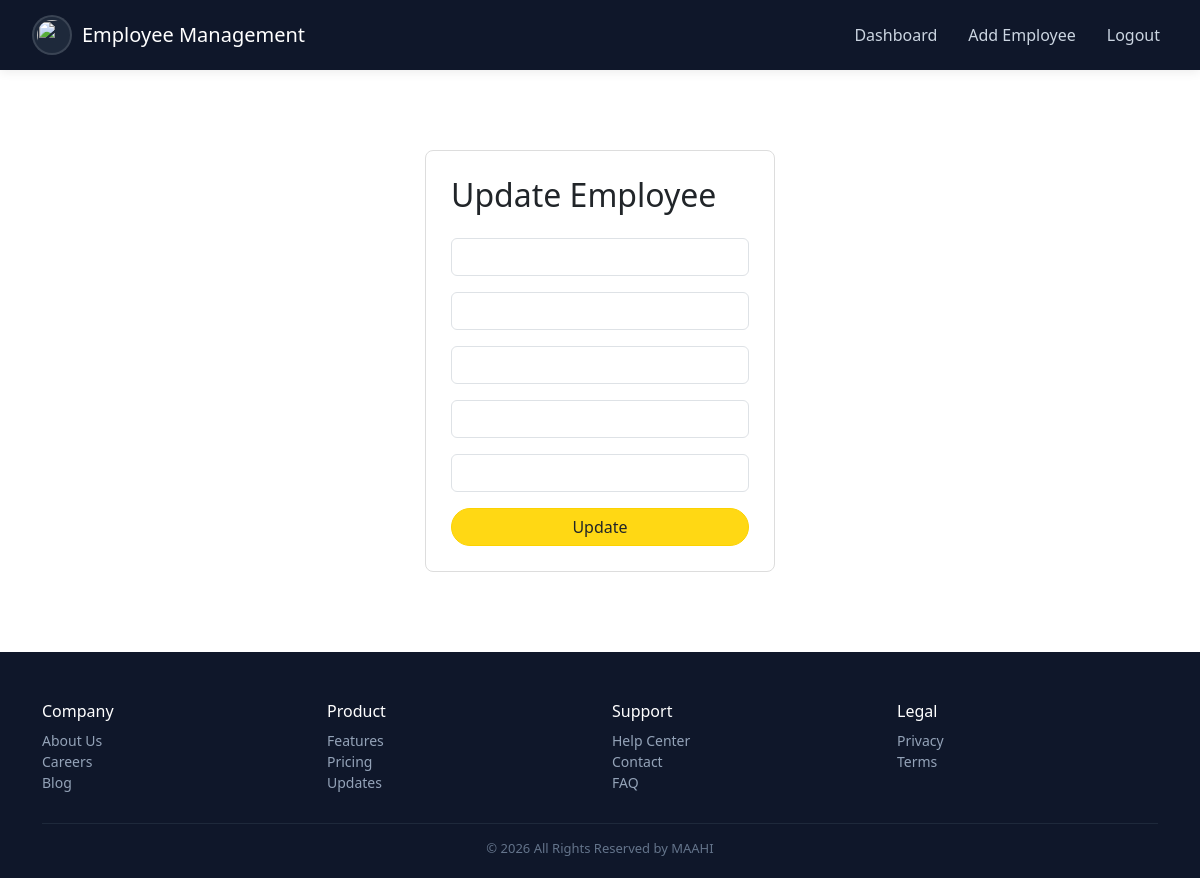
The app's page /edit/2 (signed in), older data.
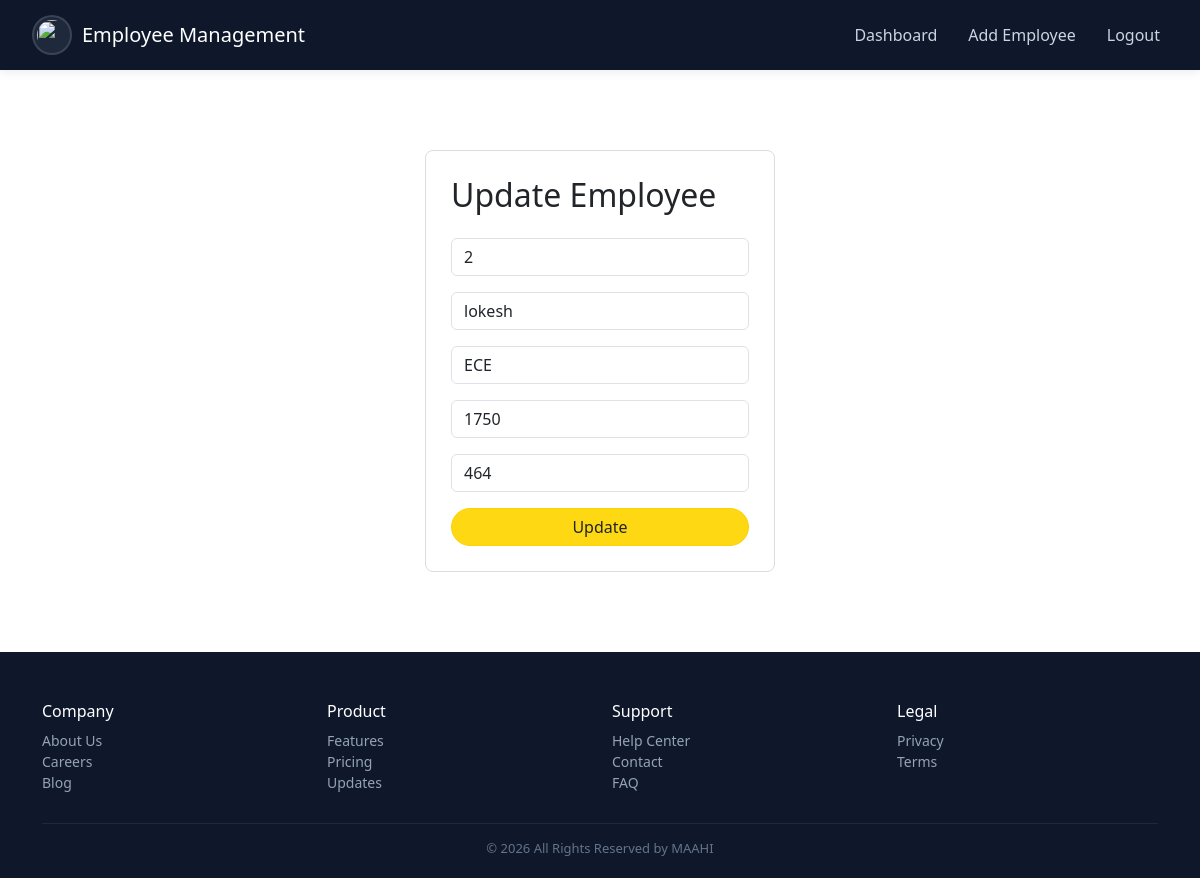
The same page, newer data.
### tables this page shows
CREATE TABLE employye (
    eid INTEGER PRIMARY KEY AUTOINCREMENT,
    ename TEXT,
    edept TEXT,
    esalary INTEGER,
    ephone TEXT
);

### app.py (the view, shortened to what this page needs)
@app.route('/edit/<int:id>', methods=['GET', 'POST'])
def edit_employee(id):
    if "admin" not in session:
        flash("Login required!", "warning")
        return redirect('/')
    con = get_connection()
    cur = con.cursor()
    cur.execute("SELECT * FROM employye WHERE eid=?", (id,))
    data = cur.fetchone()
    con.close()
    return render_template('edit.html', emp=data)

### app.py (called while the page is built)
def get_connection():
    con = sqlite3.connect("database.db")
    con.row_factory = sqlite3.Row
    return con

### templates/edit.html (shortened to what this page needs)
<!doctype html>
<html lang="en">
<head>
<link href="https://cdn.jsdelivr.net/npm/bootstrap@5.3.0/dist/css/bootstrap.min.css" rel="stylesheet">
</head>
<body>
<nav class="navbar navbar-expand-lg">
    <div class="container-fluid">
        <a class="navbar-brand" href="#">
            <img src="https://static.vecteezy.com/system/resources/previews/020/859/601/non_2x/employee-management-icon-design-free-vector.jpg" class="logo">
            <span>Employee Management</span>
        </a>
        <div class="collapse navbar-collapse" id="navMenu">
            <div class="navbar-nav ms-auto">
                <a class="nav-link" href="/view">Dashboard</a>
                <a class="nav-link" href="/add_employee">Add Employee</a>
                <a class="nav-link" href="/logout">Logout</a>
            </div>
        </div>
    </div>
</nav>
<div class="wrapper">
    <div class="update-box">
        <h2 class="mb-4">Update Employee</h2>
        <form method="post">
            <input class="form-control mb-3" name="eid" value="{{ emp[0] }}" readonly>
            <input class="form-control mb-3" name="ename" value="{{ emp[1] }}">
            <input class="form-control mb-3" name="edept" value="{{ emp[2] }}">
            <input class="form-control mb-3" name="esalary" value="{{ emp[3] }}">
            <input class="form-control mb-3" name="ephone" value="{{ emp[4] }}">
            <button type="submit" class="btn btn-custom w-100">Update</button>
        </form>
    </div>
</div>
<div class="footer">
    <div class="container">
        <div class="row">
            <div class="col-md-3">
                <h6>Company</h6>
                <a href="#">About Us</a>
                <a href="#">Careers</a>
                <a href="#">Blog</a>
            </div>
            <div class="col-md-3">
                <h6>Product</h6>
                <a href="#">Features</a>
                <a href="#">Pricing</a>
                <a href="#">Updates</a>
            </div>
            <div class="col-md-3">
                <h6>Support</h6>
                <a href="#">Help Center</a>
                <a href="#">Contact</a>
                <a href="#">FAQ</a>
            </div>
            <div class="col-md-3">
                <h6>Legal</h6>
                <a href="#">Privacy</a>
                <a href="#">Terms</a>
            </div>
        </div>
        <div class="footer-bottom">
            © 2026 All Rights Reserved by MAAHI
        </div>
    </div>
</div>
</body>
</html>

### templates/edit.html (style rules this page uses)
body { margin: 0; background: #ffffff; font-family: 'Segoe UI', sans-serif; }
.navbar { background: #0f172a; padding: 10px 20px; box-shadow: 0 2px 10px rgba(0,0,0,0.08); position: sticky; top: 0; z-index: 1000; }
.logo { width: 40px; height: 40px; border-radius: 50%; object-fit: cover; padding: 3px; background: #1e293b; border: 2px solid #ffffff20; }
.navbar-brand { display: flex; align-items: center; gap: 10px; color: white !important; }
.navbar-nav .nav-link { color: #cbd5e1 !important; margin-left: 15px; }
.wrapper { display: flex; flex-direction: column; align-items: center; margin-top: 80px; padding: 0 15px; }
.update-box { width: 100%; max-width: 350px; padding: 25px; border: 1px solid #ddd; border-radius: 8px; background: #fff; }
.btn-custom { background: #ffd814; border: 1px solid #fcd200; border-radius: 20px; }
.footer { margin-top: 150px; }
.footer { background: #0f172a; color: #cbd5e1; padding: 50px 20px 20px; margin-top: 80px; }
.footer h6 { color: #ffffff; }
.footer a { display: block; color: #94a3b8; text-decoration: none; font-size: 14px; }
.footer-bottom { border-top: 1px solid #1e293b; margin-top: 30px; padding-top: 15px; text-align: center; font-size: 13px; color: #64748b; }

Row changes from the older to the newer data that the page shows:
added employye: eid "2", ename "lokesh", edept "ECE", esalary "1750", ephone "464"
